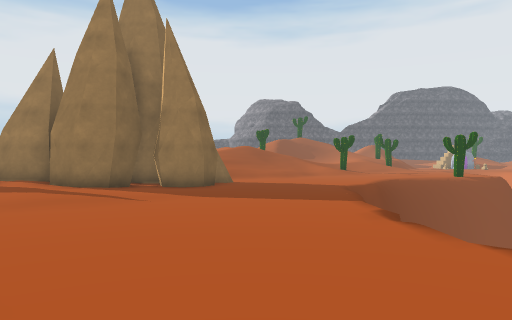
View 1 (above)

17 first-person views from a walk through a scene from a Unity 3-D project. The camera is 1.5 m above the floor, looks level and sees 70° across. The floor is counted in squares, 2 m on a side. Each view is taken from the middle of a square. On the plan, view 1 faces up. The plan holds only what a view shows up to about 11 squares ahead; the rest is blank. The place goes on beyond the plan. The player character is not drawn. Door leaves are left out, so doorways stand open. Some surface patterns are stand-ins.

View 2
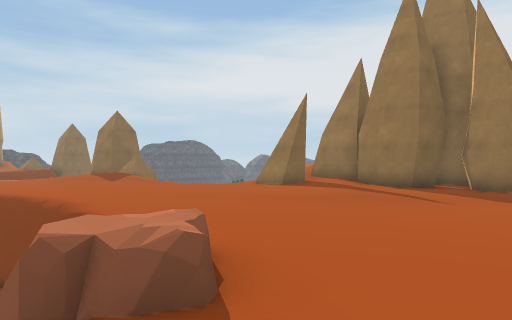

View 3
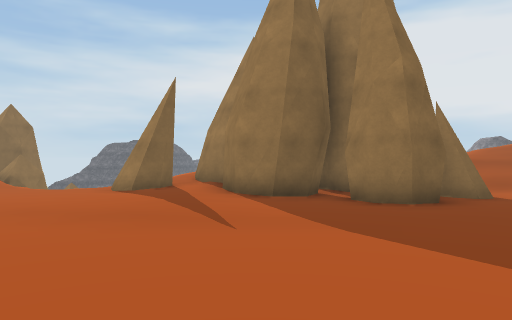

View 4
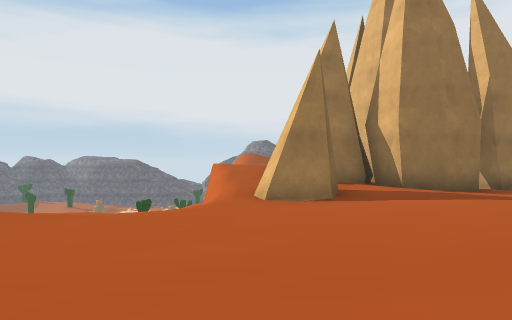

View 5
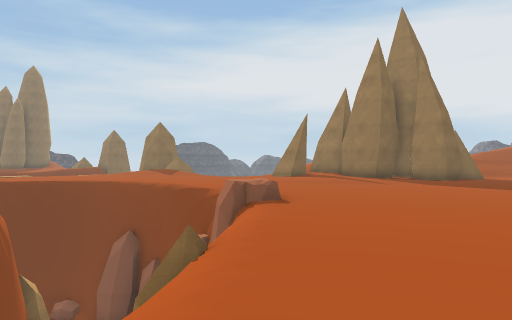

View 6
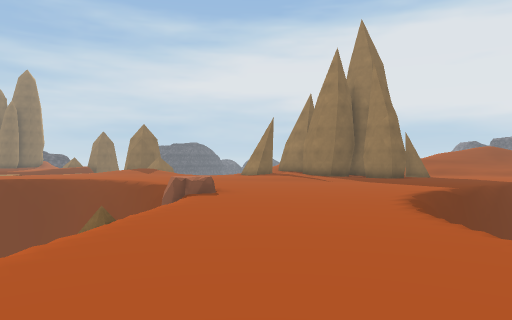

View 7
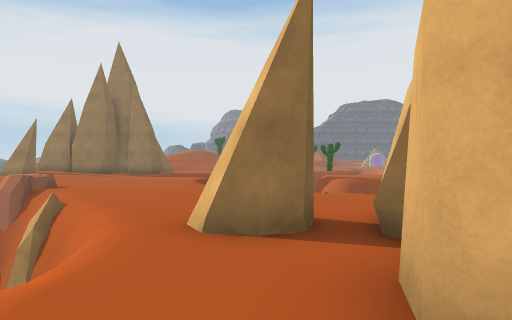

View 8
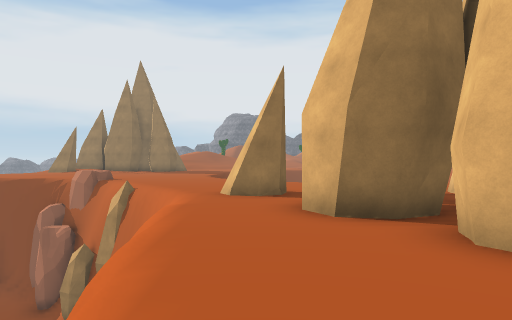

View 9
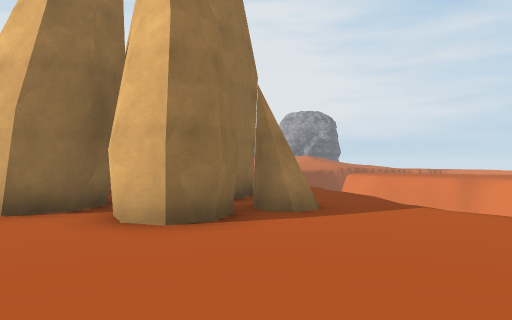

View 10
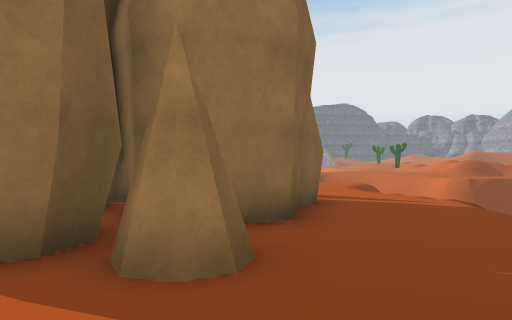

View 11
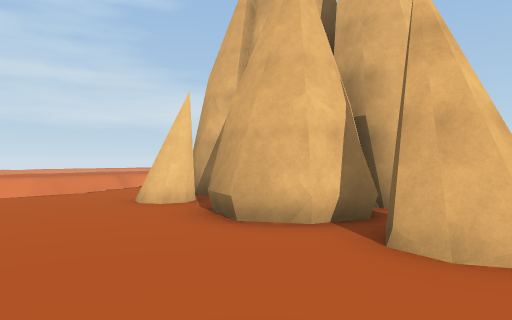

View 12
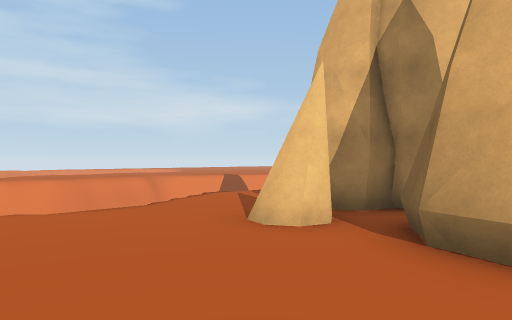

View 13
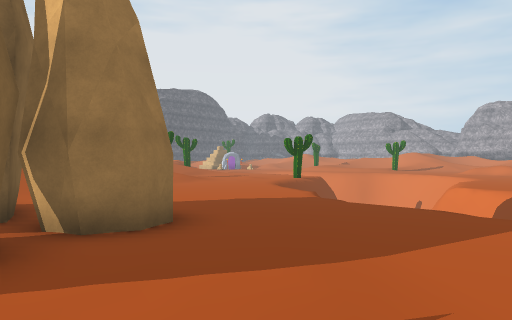

View 14
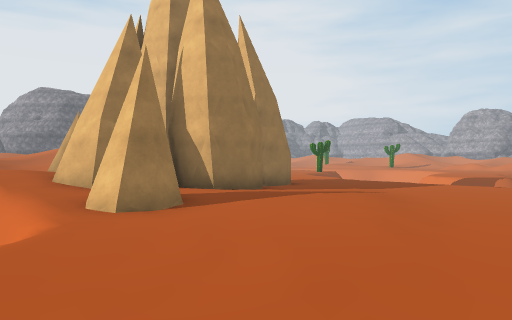

View 15
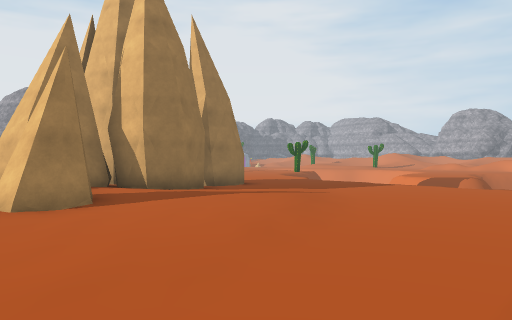

View 16
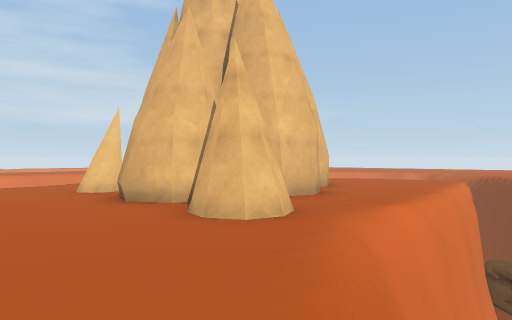

View 17
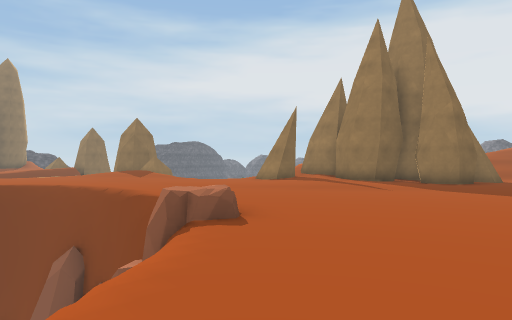

### Floor plan
Key: @ floor where view 1 was taken; # wall or solid block; . main floor; : floor 0.25 m higher than the main floor; + floor 0.5 m higher than the main floor; * floor 0.75 m higher than the main floor; % floor 1 m higher than the main floor; / step, stairs or slope; ^ raised ledge; v drop or lower ground.
Columns run from 10 left of view 1 to 12 right of it. Each row starts with its distance up from view 1.
 13    #   #.......
 12  /%/ ###.#..../
 11  v*#######.../
 10  v+####.#....
  9  v:#+##......     ..
  8  v.#::::.....     ..
  7 v...::::..../
  6 .....:....../
  5 ............v
  4 ............v
  3 .............
  2 ..////.......
  1 ####   ^^.....
  0   #     #.@....
 -1         #v....... v.
 -2         ##v............
 -3            v..........v
 -4             ..#.#.....v
 -5             v.#.##.#...
 -6             v...##.##..
 -7              ..######..
 -8              ..#####...
 -9              ....##.../
-10              ...###...
-11              v.......v
-12             #v....../
-13             ##....../
-14              #. ..

Positions as (right, up) in squares from view 1, and headings:
1: (0, 0), facing up
2: (0, 0), facing up-left
3: (1, 4), facing up-left
4: (-8, 2), facing up
5: (3, -4), facing up-left
6: (5, -4), facing up-left
7: (4, -9), facing up
8: (4, -13), facing up
9: (4, -14), facing up-right
10: (9, -13), facing up
11: (3, -1), facing down-right
12: (6, -1), facing down-right
13: (-4, 6), facing up-right
14: (-10, 3), facing up-right
15: (-9, 2), facing up-right
16: (0, -1), facing down-right
17: (2, -2), facing up-left
